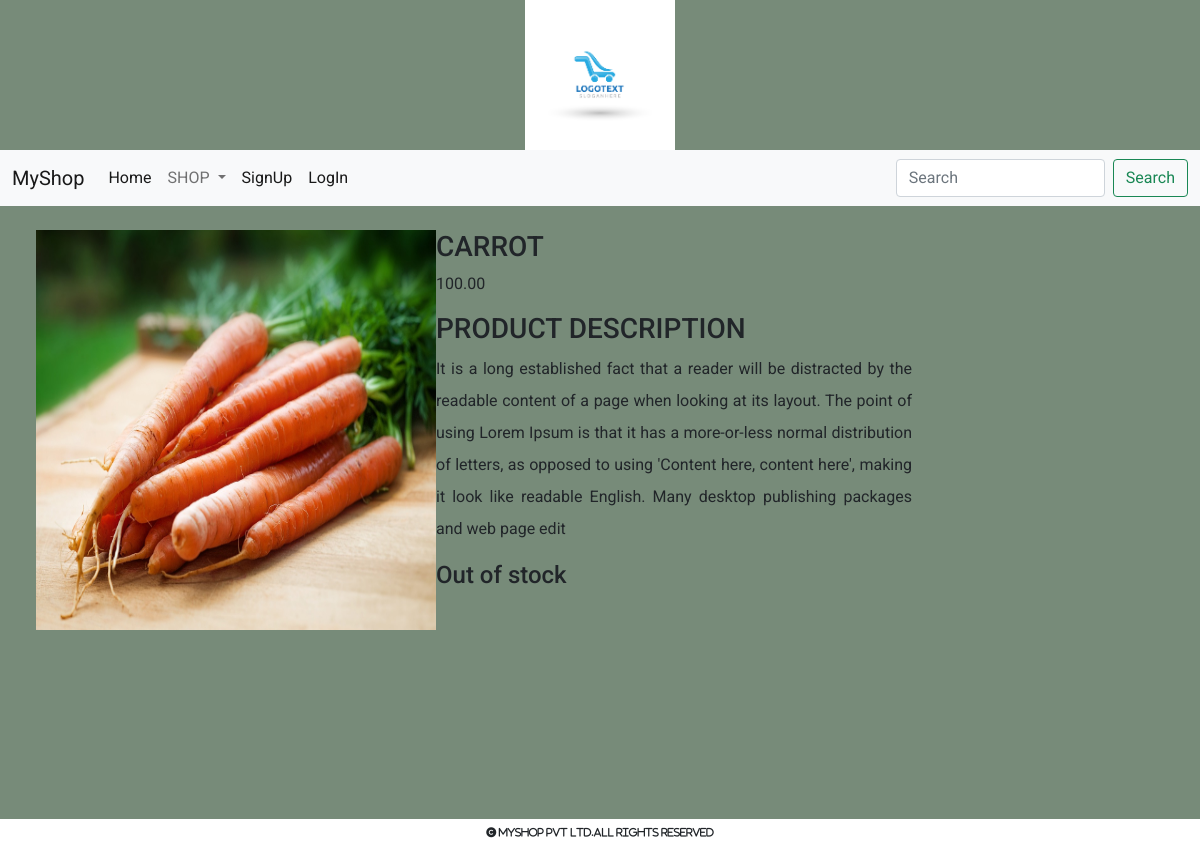
Screenshot of /prodetails/carrot with the database file from the repository.
### shop/models.py (models this page shows, shortened)
class Products(models.Model):
    name = models.CharField(max_length=250, unique=True)
    slug = models.CharField(max_length=250, unique=True)
    description = models.TextField(blank=True)
    image = models.ImageField(upload_to='shop/products', blank=True, null=True)
    price = models.DecimalField(max_digits=10, decimal_places=2)
    category = models.ForeignKey(Category, on_delete=models.CASCADE)
    stock = models.IntegerField()
    available = models.BooleanField(default=True)
    created = models.DateTimeField(auto_now_add=True)
    updated = models.DateTimeField(auto_now=True)

### shop/views.py (the view)
# urls.py: path('prodetails/<slug:p>', views.prodetails, name='prodetails'),
def prodetails(request, p):
    c = Products.objects.get(slug=p)
    return render(request, 'details.html', {'c': c})

### cart/context_processors.py (called while the page is built, shortened)
def counter(request):
    item_count = 0
    return {'count': item_count}

### shop/context_processors.py (called while the page is built)
def menu_links(request):
    c = Category.objects.all()
    return {'links':c}

### templates/details.html
{% extends 'base.html' %}
{% load static %}
{% block content %}
<div class="container-fluid m-4" style="margin-bottom:100px">
    <div class="row">
        <div class="col-md-4  " style="height:600px;">
            <img src="{{ c.image.url }}" style="height:400px;width:400px">
        </div>
        <div class="col-md-5 " style="height:600px;">
            <h3 class="text-uppercase">{{ c.name }}</h3>
            <p>{{c.price}}</p>
            <h3>PRODUCT DESCRIPTION</h3>
            <P style=" text-align:justify;line-height:2">{{c.description}}</P>
            {% if user.username != 'admin' %}
              {% if c.stock <= 0 %}
                <h4>Out of stock</h4>
              {% else %}
                <h4 style="padding-top:10px;">
                    <a href="{% url 'cart:add_to_cart' c.id %}" class="btn btn-primary">ADD TO CART</a>
                </h4>
              {% endif %}
            {% else %}
            {% if c.stock <= 0 %}
            <h4>Out of stock</h4>
            <a href="{% url 'admin:index' %}">Link to admin</a>
            {% endif %}
            {% endif %}
        </div>
    </div>
</div>
{% endblock %}

### static/css/custom.css (style rules this page uses)
body { margin: 0; padding: 0; background-color:#778B79; font-family: 'Caveat', cursive; font-family: 'Changa', sans-serif; font-family: 'Great Vibes', cursive; font-family: 'Roboto', sans-serif; }

### rows the page displays
Products: image (picture), name "CARROT", price "100.00", description "It is a long established fact that a reader will be distracted by the readable content of a page when looking at its layout. The point of using Lorem Ipsum is that it has a more-or-less normal distribution of letters, as opposed to using 'Content here, content here', making it look like readable English. Many desktop publishing packages and web page edit"
